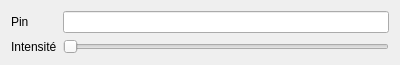
<?xml version="1.0" encoding="UTF-8"?>
<ui version="4.0">
 <class>EquipProp_AnalogPin</class>
 <widget class="QWidget" name="EquipProp_AnalogPin">
  <property name="geometry">
   <rect>
    <x>0</x>
    <y>0</y>
    <width>400</width>
    <height>60</height>
   </rect>
  </property>
  <property name="windowTitle">
   <string>Form</string>
  </property>
  <layout class="QFormLayout" name="formLayout">
   <item row="0" column="0">
    <widget class="QLabel" name="label">
     <property name="text">
      <string>Pin</string>
     </property>
    </widget>
   </item>
   <item row="0" column="1">
    <widget class="QLineEdit" name="lineEdit_Pin"/>
   </item>
   <item row="1" column="0">
    <widget class="QLabel" name="label_2">
     <property name="text">
      <string>Intensité</string>
     </property>
    </widget>
   </item>
   <item row="1" column="1">
    <widget class="QSlider" name="horizontalSlider_Intensity">
     <property name="orientation">
      <enum>Qt::Horizontal</enum>
     </property>
    </widget>
   </item>
  </layout>
 </widget>
 <resources/>
 <connections/>
</ui>
